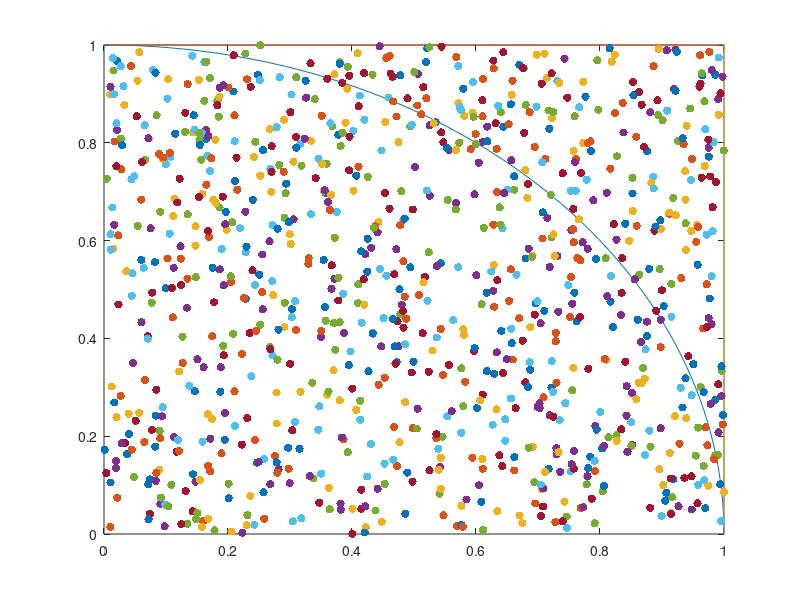

The MATLAB script that drew this image:
% sampling counts
totalCount=1000;

% variables for plot
radius=1;
n=100;
t=linspace(pi/2,0,100);
xCircle=radius*cos(t);
yCircle=radius*sin(t);

% plot
plot(xCircle,yCircle);
hold on;
plot([0,1],[1,1]);
plot([1,1],[0,1]);

% start sampling
hitCount=0;
for i=1:totalCount
    point=rand(1,2);
    dist=sqrt(point(1)^2+point(2)^2);
    if dist<=1
        hitCount=hitCount+1;
        scatter(point(1),point(2),'red','filled');
    else
        scatter(point(1),point(2),'blue','filled');
    end
end
hold off;
estimatedPi=hitCount/totalCount*4